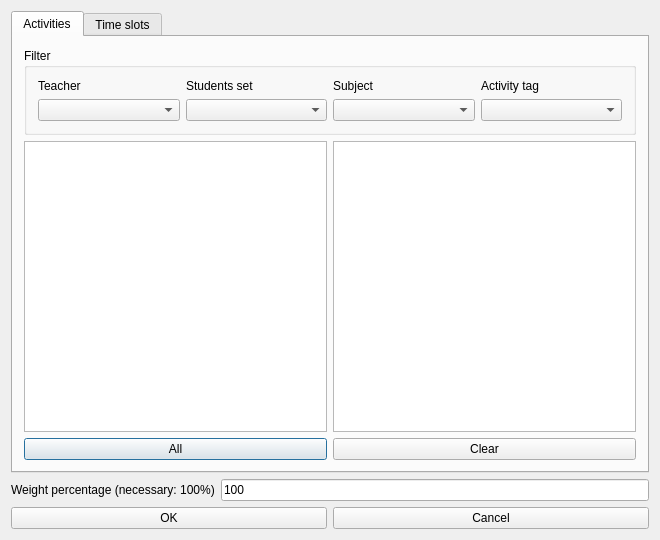
<?xml version="1.0" encoding="UTF-8"?>
<ui version="4.0">
 <class>ModifyConstraintActivitiesOccupyMinTimeSlotsFromSelectionForm_template</class>
 <widget class="QDialog" name="ModifyConstraintActivitiesOccupyMinTimeSlotsFromSelectionForm_template">
  <property name="geometry">
   <rect>
    <x>0</x>
    <y>0</y>
    <width>660</width>
    <height>540</height>
   </rect>
  </property>
  <property name="windowTitle">
   <string extracomment="This is the title of the dialog to add a new constraint of this type">Modify activities occupy min time slots from selection</string>
  </property>
  <layout class="QGridLayout" name="gridLayout_4">
   <item row="0" column="0">
    <widget class="QTabWidget" name="tabWidget">
     <property name="currentIndex">
      <number>0</number>
     </property>
     <widget class="QWidget" name="tab">
      <attribute name="title">
       <string>Activities</string>
      </attribute>
      <layout class="QGridLayout" name="gridLayout_5">
       <item row="0" column="0">
        <widget class="QGroupBox" name="filterGroupBox">
         <property name="title">
          <string>Filter</string>
         </property>
         <layout class="QGridLayout" name="gridLayout_3">
          <item row="0" column="0">
           <widget class="QLabel" name="teachersTextLabel">
            <property name="text">
             <string>Teacher</string>
            </property>
            <property name="wordWrap">
             <bool>false</bool>
            </property>
           </widget>
          </item>
          <item row="0" column="1">
           <widget class="QLabel" name="studentsTextLabel">
            <property name="text">
             <string>Students set</string>
            </property>
            <property name="wordWrap">
             <bool>false</bool>
            </property>
           </widget>
          </item>
          <item row="0" column="2">
           <widget class="QLabel" name="subjectsTextLabel">
            <property name="text">
             <string>Subject</string>
            </property>
            <property name="wordWrap">
             <bool>false</bool>
            </property>
           </widget>
          </item>
          <item row="0" column="3">
           <widget class="QLabel" name="activityTagsTextLabel">
            <property name="text">
             <string>Activity tag</string>
            </property>
            <property name="wordWrap">
             <bool>false</bool>
            </property>
           </widget>
          </item>
          <item row="1" column="0">
           <widget class="QComboBox" name="teachersComboBox"/>
          </item>
          <item row="1" column="1">
           <widget class="QComboBox" name="studentsComboBox"/>
          </item>
          <item row="1" column="2">
           <widget class="QComboBox" name="subjectsComboBox"/>
          </item>
          <item row="1" column="3">
           <widget class="QComboBox" name="activityTagsComboBox"/>
          </item>
         </layout>
        </widget>
       </item>
       <item row="1" column="0">
        <layout class="QHBoxLayout" name="horizontalLayout_2">
         <item>
          <layout class="QVBoxLayout" name="verticalLayout_2">
           <item>
            <widget class="QListWidget" name="allActivitiesListWidget"/>
           </item>
           <item>
            <widget class="QPushButton" name="addAllActivitiesPushButton">
             <property name="text">
              <string comment="Text on a button. It refers to adding all activities from the list above this button into the current constraint">All</string>
             </property>
            </widget>
           </item>
          </layout>
         </item>
         <item>
          <layout class="QVBoxLayout" name="verticalLayout">
           <item>
            <widget class="QListWidget" name="selectedActivitiesListWidget"/>
           </item>
           <item>
            <widget class="QPushButton" name="clearPushButton">
             <property name="text">
              <string>Clear</string>
             </property>
            </widget>
           </item>
          </layout>
         </item>
        </layout>
       </item>
      </layout>
     </widget>
     <widget class="QWidget" name="tab_2">
      <attribute name="title">
       <string>Time slots</string>
      </attribute>
      <layout class="QGridLayout" name="gridLayout_6">
       <item row="0" column="0">
        <widget class="QTableWidget" name="selectedTimesTable"/>
       </item>
       <item row="1" column="0">
        <layout class="QHBoxLayout" name="horizontalLayout_3">
         <item>
          <layout class="QGridLayout" name="gridLayout">
           <item row="0" column="0" colspan="2">
            <widget class="QLabel" name="label">
             <property name="text">
              <string extracomment="This is an explanation in a dialog for a constraint. It says that symbol X means that this slot is selected, and an empty cell means that the slot is not selected">X=selected, empty=not selected</string>
             </property>
            </widget>
           </item>
           <item row="1" column="0">
            <widget class="QPushButton" name="setAllSelectedPushButton">
             <property name="text">
              <string comment="It refers to time slots">Select all</string>
             </property>
            </widget>
           </item>
           <item row="1" column="1">
            <widget class="QPushButton" name="setAllUnselectedPushButton">
             <property name="text">
              <string comment="It refers to time slots">Unselect all</string>
             </property>
            </widget>
           </item>
          </layout>
         </item>
         <item>
          <spacer name="horizontalSpacer">
           <property name="orientation">
            <enum>Qt::Horizontal</enum>
           </property>
           <property name="sizeHint" stdset="0">
            <size>
             <width>240</width>
             <height>20</height>
            </size>
           </property>
          </spacer>
         </item>
         <item>
          <widget class="QGroupBox" name="maxOccupiedGroupBox">
           <property name="title">
            <string comment="It refers to the min number of occupied time slots">Min occupied</string>
           </property>
           <layout class="QGridLayout" name="gridLayout_2">
            <item row="0" column="0">
             <widget class="QSpinBox" name="minOccupiedSpinBox"/>
            </item>
           </layout>
          </widget>
         </item>
        </layout>
       </item>
      </layout>
     </widget>
    </widget>
   </item>
   <item row="1" column="0">
    <layout class="QHBoxLayout" name="weightBoxLayout">
     <item>
      <widget class="QLabel" name="weightTextLabel">
       <property name="frameShape">
        <enum>QFrame::NoFrame</enum>
       </property>
       <property name="frameShadow">
        <enum>QFrame::Plain</enum>
       </property>
       <property name="text">
        <string>Weight percentage (necessary: 100%)</string>
       </property>
       <property name="wordWrap">
        <bool>false</bool>
       </property>
      </widget>
     </item>
     <item>
      <widget class="QLineEdit" name="weightLineEdit">
       <property name="text">
        <string notr="true">100</string>
       </property>
      </widget>
     </item>
    </layout>
   </item>
   <item row="2" column="0">
    <layout class="QHBoxLayout" name="horizontalLayout">
     <item>
      <widget class="QPushButton" name="okPushButton">
       <property name="text">
        <string>OK</string>
       </property>
      </widget>
     </item>
     <item>
      <widget class="QPushButton" name="cancelPushButton">
       <property name="text">
        <string>Cancel</string>
       </property>
      </widget>
     </item>
    </layout>
   </item>
  </layout>
 </widget>
 <layoutdefault spacing="6" margin="11"/>
 <resources/>
 <connections/>
</ui>
